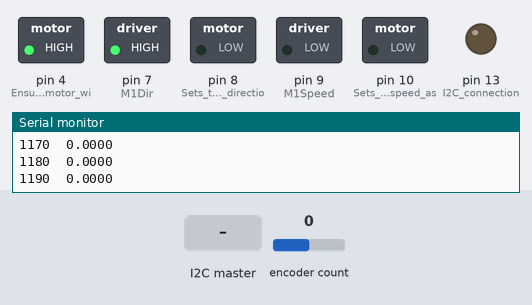
Bench run of a sketch on a simulated Arduino Uno, built with avr-gcc and run on an emulated ATmega328P. Parts: switched loads named in the sketch (green lamp = pin HIGH), output pins drawn as LEDs (lit = HIGH), the last lines printed to the serial monitor. The inputs (shaded band) are chosen by the test bench; at power-on: encoder count 0.

Above: at 1.2 s.
1.3 s: the I2C master sends the byte 0
At 2.4 s:
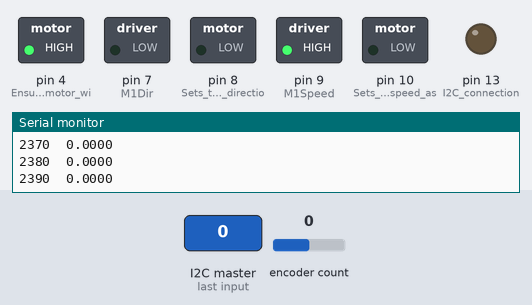
2.8 s: the I2C master sends the byte 1
At 3.6 s:
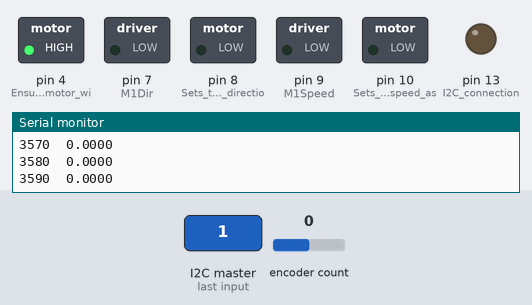
4.3 s: the I2C master sends the byte 2
At 4.7 s:
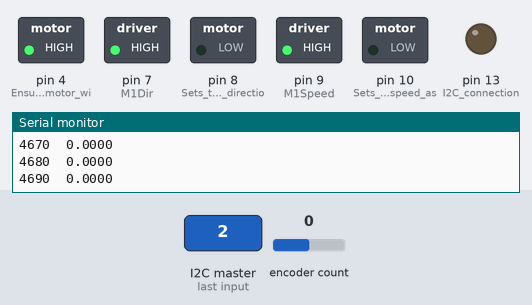
Timing chart, 0 to 7.3 s (numbered marks = the images above; inputs shaded):
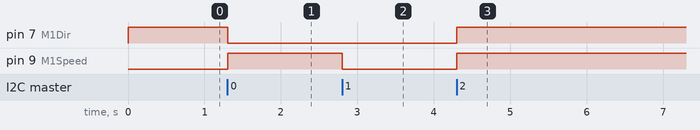

Measured:
- after the input at 1.3 s, pin 7 (M1Dir): HIGH → LOW at once; pin 9 (M1Speed): LOW → HIGH at once
- after the input at 2.8 s, pin 9 (M1Speed): HIGH → LOW at once
- after the input at 4.3 s, pin 7 (M1Dir), pin 9 (M1Speed): LOW → HIGH at once

The sketch:

mini_project_arduino.ino
```cpp
/* Authors: Andrew Samson, Michael Klima, Joshua Lee, John Ripple 2/28/2022
 *
 * Description: This code is used to move the position of a wheel to a specified quadrant
 * based on a signal from a Rasberry pi.
 *
 * Hardware:
 *
 * connect the clk on the encoder to pins 3 (interrupt pins)
 * connect the dt on the encoder to pin 5
 * connect GND on the encoder to GND on the arduino
 * connect + on encoder to the 5V on the arduino
 * connect pin
 *
 */
 #include <Wire.h>
 #include <Encoder.h>
 #define SLAVE_ADDRESS 0x04
 Encoder myEnc(3,5);


int N_in_rotation = 3200; //Clicks in an encoder for full circle
double radius = 0.05; //Wheel radius
int rotation_made = 0; //Rotations the motor has made since the program began


int M1Speed = 9; //sets some pins
int M2Speed = 10;
int M1Dir = 7;
int M2Dir = 8;
int n = 1;
int quadrant = 0;
int DIRECTION = HIGH;
int SPEED = 180;


//Controller Specifications
//K was initially like 4.1

// It'll read the desired direction as the input, then it will output speed to reach the desired location
float Kp = 0.289202862842511; //in Volts/Radian
float Ki = 10.8369142120677; //in volts /radian
float e_past = 0;
double Tp = 0; //time in ms
double Tc =0; //time in ms
double Radp = 0; //radians past theta
double VELOCITY = 0; //m/s

//OLD WHEEL PRECISION WAS 0.11 and then changed to 0.11/1.2 and then back to 0.08
// any less and it overshoots too much
double wheel_precision = 0.11/1.2;

struct wheel {
  double theta = 0;
};

wheel left;

void setup() {
  Serial.begin(115200);

  //Initialize the left encoder/wheel


  pinMode(4, OUTPUT); //Ensures that the motor will move
  pinMode(7, OUTPUT); //Sets the Motor 1 direction as an output
  pinMode(8, OUTPUT); //Sets the Motor 2 direction as an output
  pinMode(9, OUTPUT); //Sets the Motor 1 speed as an output
  pinMode(10, OUTPUT); //Sets the Motor 2 speed as an output
  pinMode(12, INPUT);
  pinMode(13, OUTPUT); //I2C connection
  digitalWrite(4, HIGH); //Sets pin 4 to high so the motor works
  Wire.begin(SLAVE_ADDRESS); //Sets the
  Wire.onReceive(receiveData);
  Serial.println("Ready!");

}

void loop() {
    left.theta = myEnc.read()*2*PI /N_in_rotation; //Calculates the theta based on how many clicks have occured in the encoder
    Tc = millis();
    if ( millis() % 10 == 0){
      double b[] = {(double)millis(), left.theta}; //{(double)digitalRead(M1Speed),(double)digitalRead(M1Dir),(double)millis(), left.theta};
      int p[] = {0,4}; //{0,0,0,3};
      tab_sep_print(b, p, 2); //Prints some stuff

      double true_theta = rotation_made * 2*PI + left.theta;
      VELOCITY = (- Radp + true_theta) / ( - Tp + Tc);
      Tp = Tc;
      Radp = true_theta;

      double desired_angle = (PI/2)*quadrant; //Sets the angle we are putting the motor to in radians

      if(!((desired_angle < (left.theta  + wheel_precision)) && (desired_angle > (left.theta  - wheel_precision)))){

        if(desired_angle - left.theta > 0){
           DIRECTION = HIGH; //Sets direction of motor to CW
        }else{
           DIRECTION = LOW; //Sets direction of motor to CCW
        }

        if(desired_angle - left.theta < 1 && DIRECTION == HIGH){
            SPEED = 100;
        }else if(desired_angle - left.theta > -1 && DIRECTION == LOW){
          SPEED = 100;
        }else{
          SPEED = 255;
        }

        if(millis() > 250){ //only starts moving the motor 0.25s after the program starts
          if(DIRECTION == HIGH){//for when direction is cw
            if(!(desired_angle - left.theta < 0)){
            //DIRECTION
            digitalWrite(M1Dir, DIRECTION);
            analogWrite(M1Speed, SPEED);
            }
          }
          else if(DIRECTION == LOW){//for when direction is ccw
              if(!(desired_angle - left.theta > 0)){
              digitalWrite(M1Dir, DIRECTION);
              analogWrite(M1Speed, SPEED);
              }
          }
        }
      }else{
        SPEED = SPEED - 20;
            digitalWrite(M1Dir, DIRECTION);
            // SPEED OFF
            analogWrite(M1Speed, 0);
      }


   }
      if(Serial.available() > 0){ //If there is a '0' inputed to serial input then the current angle of the motor is set as 0 radians.
        if(Serial.read() == 48)
          myEnc.write(0);

      }
//      while(myEnc.read() >= 3200 || myEnc.read() < 0 ){
//        if(myEnc.read() >= 3200){
//          myEnc.write(myEnc.read() - 3200);
//          rotation_made++;
//        }else{
//          myEnc.write(myEnc.read() + 3200);
//          rotation_made--;
//      }
//   }
   n++;
}


//Prints a bunch of variables separated by a tab '\t'
void tab_sep_print(double arr[], int precision[], int arrSize){
  for(int i = 0; i < arrSize; i++){
    Serial.print(arr[i],precision[i]);
    Serial.print('\t');
  }
  Serial.print('\n');

}

void receiveData(int byteCount) {
      quadrant = Wire.read() - 1; //Sets the quadrant to the input from the pi. The -1 converts the signal to the desired quadrant
}
```
